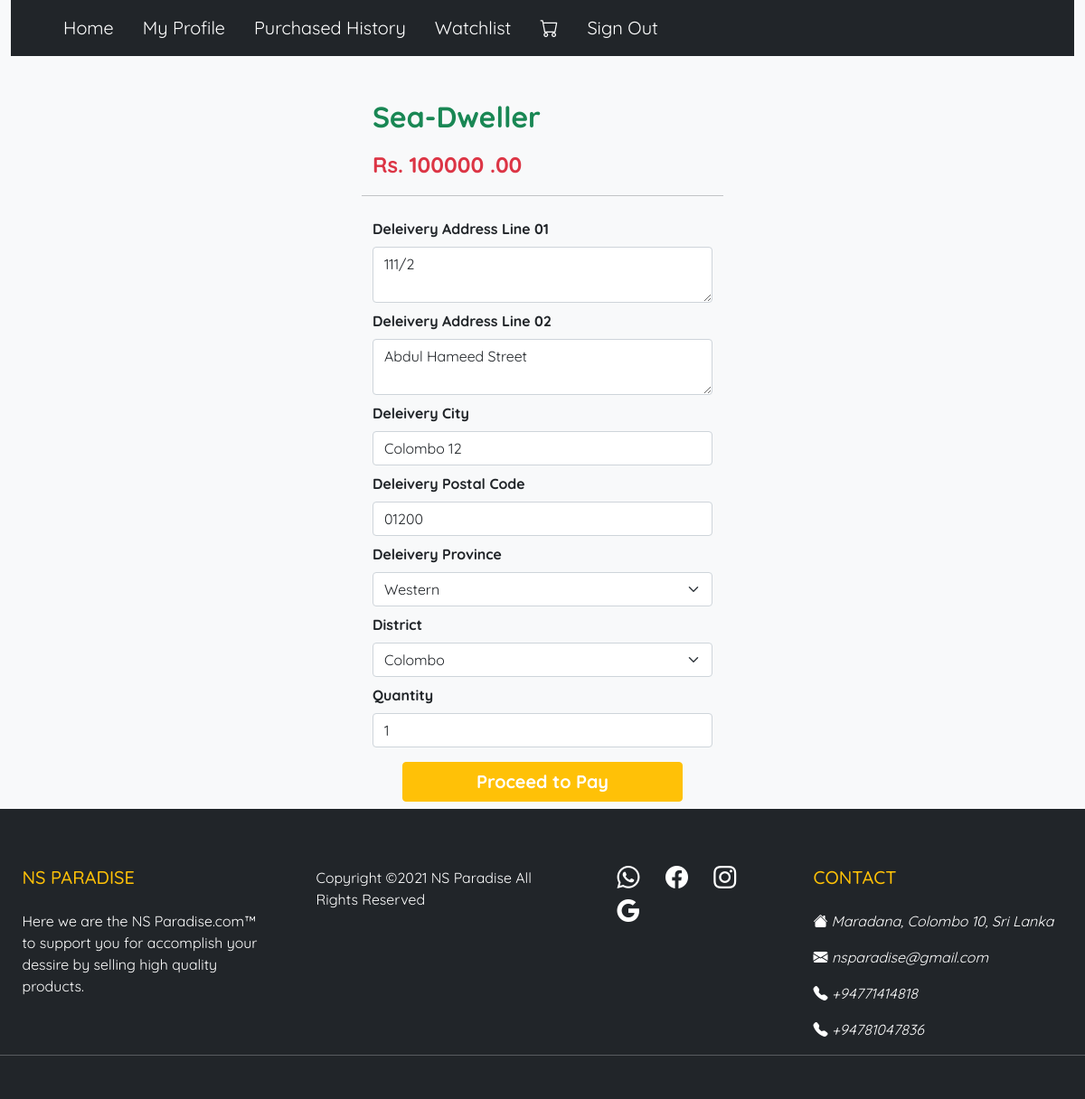
Page /BuyNow.php?id=23 (signed in) on the committed database.
### tables this page shows
CREATE TABLE `product` (
  `id` int(11) NOT NULL,
  `brand_id` int(11) NOT NULL,
  `title` varchar(45) DEFAULT NULL,
  `price` double DEFAULT NULL,
  `qty` int(11) DEFAULT NULL,
  `crown_id` int(11) NOT NULL,
  `shape_id` int(11) NOT NULL,
  `case_color` int(11) NOT NULL,
  `dial_color` int(11) NOT NULL,
  `bracelet_id` int(11) NOT NULL,
  `bracelet_color` int(11) NOT NULL,
  `gender_id` int(11) NOT NULL,
  `date_display_id` int(11) NOT NULL,
  `description` text DEFAULT NULL,
  `img` varchar(200) DEFAULT NULL,
  `admin_email` varchar(100) NOT NULL,
  `datetime_added` datetime DEFAULT NULL,
  `status_id` int(11) NOT NULL
);

CREATE TABLE `customer_has_address` (
  `id` int(11) NOT NULL,
  `line1` text DEFAULT NULL,
  `line2` text DEFAULT NULL,
  `city_id` int(11) NOT NULL,
  `customer_email` varchar(100) NOT NULL
);

CREATE TABLE `city` (
  `id` int(11) NOT NULL,
  `name` varchar(20) DEFAULT NULL,
  `postalcode` varchar(5) DEFAULT NULL,
  `district_id` int(11) NOT NULL
);

CREATE TABLE `province` (
  `id` int(11) NOT NULL,
  `name` varchar(20) DEFAULT NULL
);

CREATE TABLE `district` (
  `id` int(11) NOT NULL,
  `name` varchar(20) DEFAULT NULL,
  `province_id` int(11) NOT NULL
);

### connection.php (called while the page is built, shortened)
<?php
class Database{
    public static $connection;
    public static function setUpconnection(){
        if(!isset(Database::$connection)){
            Database::$connection = new mysqli("localhost","id18074452_root","W[Gb*C16}*OuCcQl","id18074452_nsparadise","3306");
        }
    }
    public static function search($q){
        $resultset = Database::$connection->query($q);
        return $resultset;
    }
}
?>

### BuyNow.php (the view, shortened to what this page needs)
<?php
require "connection.php";
if (isset($_SESSION["user"])) {
    if (isset($_GET["id"])) {
        $id = $_GET["id"];
        $productrs = Database::search("SELECT * FROM `product` WHERE `id` = '" . $id . "'");
        if ($productrs->num_rows == 1) {
            $product = $productrs->fetch_assoc();
?>
            <!DOCTYPE html>
            <html>
            <head>
                <?php require "link.php"; ?>
            </head>
            <body class="bg-light">
                <div class="container-fluid">
                    <div class="row">
                        <?php require "header.php"; ?>
                        <div class="col-12">
                            <div class="row justify-content-center mt-5">
                                <div class="col-12 col-sm-10 col-md-6 col-lg-4">
                                    <div class="row justify-content-center gy-2">
                                        <div class="col-12">
                                            <h3 class="fs-2 fw-bold text-success"><?php echo $product["title"]; ?></h3>
                                        </div>
                                        <div class="col-12">
                                            <label class="form-label fw-bold fs-4 text-danger">Rs. <?php echo $product["price"]; ?> .00</label>
                                        </div>
                                        <hr />
                                        <?php
                                        $address = Database::search("SELECT * FROM `customer_has_address` WHERE `customer_email` = '" . $_SESSION["user"]["email"] . "'");
                                        if ($address->num_rows == 1) {
                                            $address_detail = $address->fetch_assoc();
                                            $cityinfo = Database::search("SELECT * FROM `city` WHERE `id` = '" . $address_detail["city_id"] . "'");
                                            $city = $cityinfo->fetch_assoc();
                                            $districtinfo = Database::search("SELECT * FROM `district` WHERE `id` = '" . $city["district_id"] . "'");
                                            $district = $districtinfo->fetch_assoc();
                                            $provinceinfo = Database::search("SELECT * FROM `province` WHERE `id` = '" . $district["province_id"] . "'");
                                            $province = $provinceinfo->fetch_assoc();
                                        ?>
                                            <div class="col-12">
                                                <label class="form-label fw-bold">Deleivery Address Line 01</label>
                                                <textarea class="form-control" rows="2" id="line1"><?php echo $address_detail["line1"]; ?></textarea>
                                            </div>
                                            <div class="col-12">
                                                <label class="form-label fw-bold">Deleivery Address Line 02</label>
                                                <textarea class="form-control" rows="2" id="line2"><?php echo $address_detail["line2"]; ?></textarea>
                                            </div>
                                            <div class="col-12">
                                                <label class="form-label fw-bold">Deleivery City</label>
                                                <input type="text" class="form-control" value="<?php echo $city["name"]; ?>" placeholder="Enter Your City..." id="city" />
                                            </div>
                                            <div class="col-12">
                                                <label class="form-label fw-bold">Deleivery Postal Code</label>
                                                <input type="text" class="form-control" value="<?php echo $city["postalcode"]; ?>" placeholder="Enter Your Postal Code..." id="postalcode" />
                                            </div>
                                            <div class="col-12">
                                                <label class="form-label fw-bold">Deleivery Province</label>
                                                <select class="form-select" id="province" onchange="District();">
                                                    <option value="<?php echo $province["id"]; ?>"><?php echo $province["name"]; ?></option>
                                                </select>
                                            </div>
                                            <div class="col-12">
                                                <label class="form-label fw-bold">District</label>
                                                <select class="form-select" id="district">
                                                    <option value="<?php echo $district["id"]; ?>"><?php echo $district["name"]; ?></option>
                                                </select>
                                            </div>
                                        <?php
                                        }
                                        ?>
                                        <div class="col-12">
                                            <label class="form-label fw-bold">Quantity</label>
                                            <input type="number" value="1" class="form-control" id="qty" />
                                        </div>
                                        <div class="col-10 d-grid mt-3">
                                            <button class="btn btn-warning text-white fw-bold fs-5" onclick="BuyNow(<?php echo $product['id']; ?>);">Proceed to Pay</button>
                                        </div>
                                    </div>
                                </div>
                            </div>
                        </div>
                        <?php require "footer.php"; ?>
                    </div>
                </div>
            </body>
            </html>
        <?php
        } else {
        ?>
            <script>
                window.location = "index.php";
            </script>
        <?php
        }
    } else {
        ?>
        <script>
            window.location = "index.php";
        </script>
    <?php
    }
} else {
    ?>
    <script>
        window.location = "LogIn.php";
    </script>
<?php
}
?>

### style.css (style rules this page uses)
* { font-family: "Quicksand"; }

### rows in the picture
product: title "Sea-Dweller", price "100000"
customer_has_address: line1 "111/2", line2 "Abdul Hameed Street"
city: name "Colombo 12", postalcode "01200"
province: name "Western"
district: name "Colombo"
